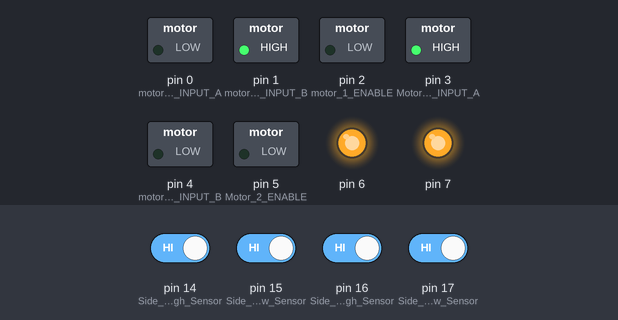
The sketch below on a simulated Arduino Uno, built with avr-gcc and run on an emulated ATmega328P. On the bench: switched loads named in the sketch (green lamp = pin HIGH), output pins drawn as LEDs (lit = HIGH). The inputs (shaded band) are chosen by the test bench; at power-on: pin 14 (Side_1_High_Sensor), pin 15 (Side_1_Low_Sensor), pin 16 (Side_2_High_Sensor), pin 17 (Side_2_Low_Sensor) HIGH.

Above: at 1.2 s.
1.3 s: pin 14 (Side_1_High_Sensor) driven LOW
At 2.5 s:
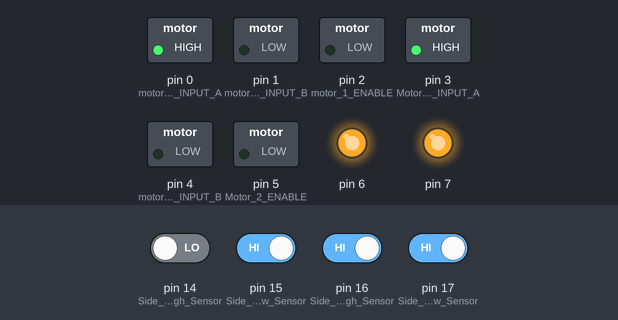
2.8 s: pin 15 (Side_1_Low_Sensor) driven LOW
At 4.0 s:
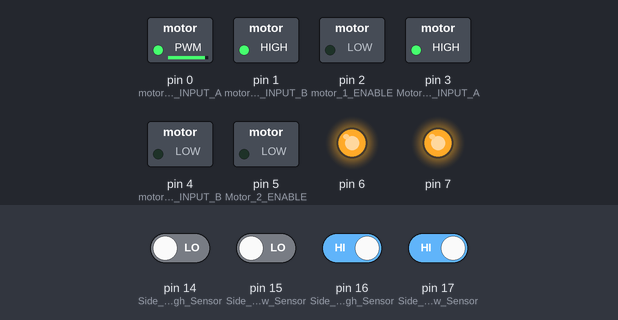
4.3 s: pin 17 (Side_2_Low_Sensor) driven LOW
At 5.0 s:
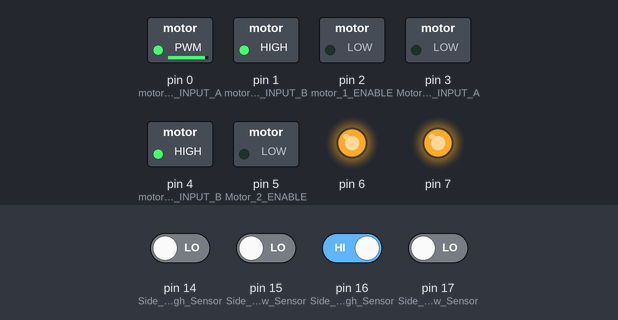
5.8 s: pin 16 (Side_2_High_Sensor) driven LOW
At 7.0 s:
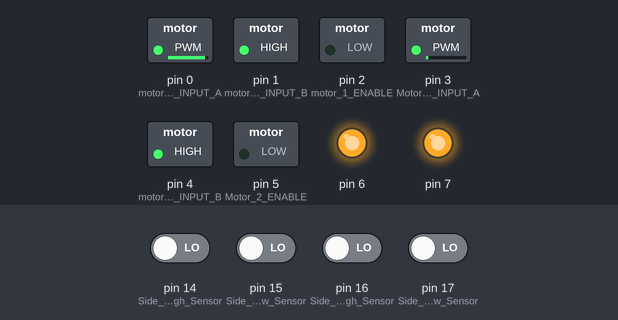
7.3 s: pin 14 (Side_1_High_Sensor) driven HIGH
At 8.3 s:
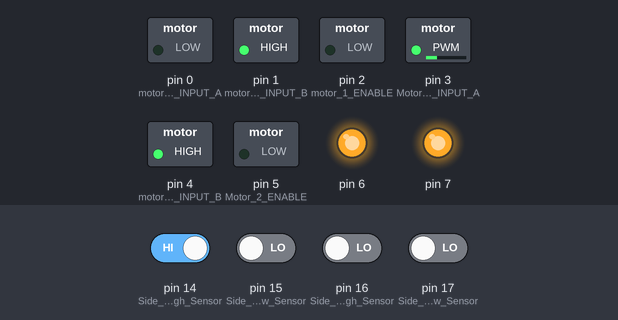
8.8 s: pin 16 (Side_2_High_Sensor) driven HIGH
At 9.9 s:
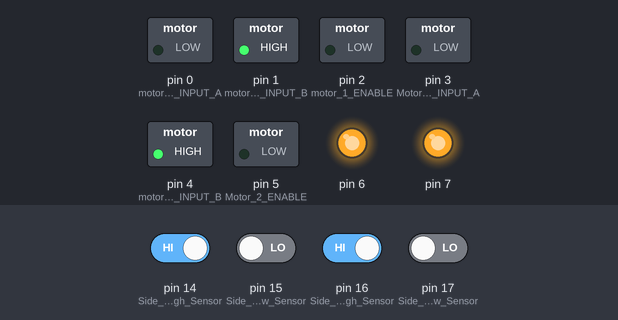
Timing chart, 0 to 11.3 s (numbered marks = the images above; inputs shaded):
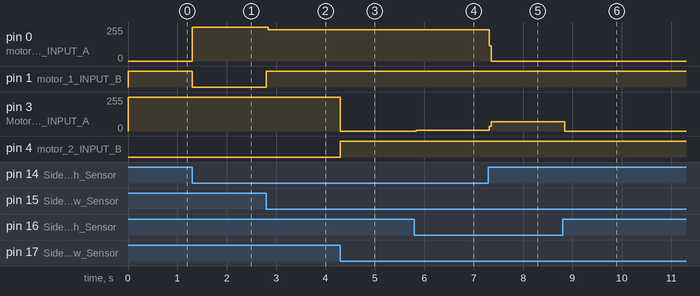

Measured:
- after the input at 1.3 s, pin 0 (motor_1_INPUT_A): 0/255 → 255/255 at once; pin 1 (motor_1_INPUT_B): HIGH → LOW at once
- after the input at 2.8 s, pin 0 (motor_1_INPUT_A): 255/255 → 234/255 at once; pin 1 (motor_1_INPUT_B): LOW → HIGH at once
- after the input at 4.3 s, pin 3 (Motor_2_INPUT_A): 255/255 → 0/255 at once; pin 4 (motor_2_INPUT_B): LOW → HIGH at once
- after the input at 5.8 s, pin 3 (Motor_2_INPUT_A): 0/255 → 7/255 at once
- after the input at 7.3 s, pin 0 (motor_1_INPUT_A): 234/255 → 0/255 at once; pin 3 (Motor_2_INPUT_A): 7/255 → 68/255 at once
- after the input at 8.8 s, pin 3 (Motor_2_INPUT_A): 68/255 → 0/255 at once

The sketch:

MagnetMagazineTESTsensors.ino
```cpp
//Program to test the inductive sensors and their sensitivity
//test cycle will have the platforms rasining and lowering from top to bottom.
//Pogram by Max Cerami on this day of our Lord lil' Bub: 3/11/3030-1010

//declare variables

boolean firstRun = false; // variable for doing 1 loop at begining of each program.
int cycleCounter = 0; //so we know how many up and downs the system goes
boolean Direction1Down = false;
boolean Direction2Down = true;
int leftrightcycles = 0; //for cycle testing

void setup() {
  // declaring pins for Motor Control
pinMode(0, OUTPUT); //motor 1 INPUT A
pinMode(1, OUTPUT); //motor 1 INPUT B
pinMode(2, OUTPUT); //motor 1 ENABLE
pinMode(3, OUTPUT); //Motor 2 INPUT A
pinMode(4, OUTPUT); //motor 2 INPUT B
pinMode(5, OUTPUT); //Motor 2 ENABLE
pinMode(6, OUTPUT);
pinMode(7, OUTPUT);

 // pins for sensor inputs
pinMode(14, INPUT);  //Side 1 High Sensor
pinMode(15, INPUT);  //Side 1 Low Sensor
pinMode(16, INPUT);  //Side 2 High Sensor
pinMode(17, INPUT);  //Side 2 Low Sensor
// pins for button
  //E-Stop
pinMode(18, INPUT); //oh fuck button

//disable everything on motors
      digitalWrite(0,HIGH);
      digitalWrite(1,HIGH);
      digitalWrite(2,HIGH);
      digitalWrite(3,HIGH);
      digitalWrite(4,HIGH);
      digitalWrite(5,HIGH);
      digitalWrite(6,HIGH);
      digitalWrite(7,HIGH);


}

void loop() {
  //while magazine is feeding upward, raise the current bay platen at low speed while upper optical sensor is unblocked
  //when current bay platen reaches top prox sensor, wait for a duration or until reset input, then lower the platen at the LoweringSpeed until it reaches the bay's bottom prox sensor


//start off the motors from current location in opposite directions. default is side 2 goes down and side 1 goes up.

//debugging
//Serial.println("motor 1 High Sensor");
//Serial.println(digitalRead(14));
//Serial.println("motor 1 LOW Sensor");
//Serial.println(digitalRead(15));
//Serial.println("motor 2 High Sensor");
//Serial.println(digitalRead(16));
//Serial.println("motor 2 LOW Sensor");
//Serial.println(digitalRead(17));


if (firstRun==false) {
  //delay(3000); //startup pause
  //send motor 1 UP
  digitalWrite(2, LOW); //Turn motor 1 ENABLE ON. motor should turn on and bay 1 platen should rise
  //send motor 2 DOWN
  digitalWrite(5, LOW); //Motor 2 ENABLE ON. motor should turn and bay 2 platen should lower
  //change boolean to true
  firstRun == true;
}

//Sensor Logic
  //Motor 1 moving up, hits sensor then moves down
      //Sensor 1 Higher is triggered
          if (digitalRead(14) == LOW){
            digitalWrite(0, HIGH); //Turn motor 1 INPUT A OFF
              //for the cycle counter
              if (Direction1Down ==false){
                leftrightcycles=leftrightcycles+1; //increment cycle counter
                Serial.print("the amount of cycles is: ");
                Serial.println(leftrightcycles);
                }
            Direction1Down=true;
          }

  //Motor 1 moving down, hits sensor then moves up
     //Sensor 1 Lower is triggered
            if (digitalRead(15) == LOW){
            digitalWrite(1, HIGH); //Turn motor 1 INPUT B OFF
            Direction1Down=false;
          }
//moving the motors outside the if.
          if (Direction1Down == true){
            digitalWrite(1, LOW); //Turn motor 1 INPUT B ON
          }
          if (Direction1Down == false){
            digitalWrite(0, LOW); //Turn motor 1 INPUT A ON
          }

  //Motor 2 moving up, hits sensor then moves down
     //Sensor 2 Higher is triggered
          if (digitalRead(16) == LOW){
            digitalWrite(3, HIGH); //Turn motor 2 INPUT A OFF
            Direction2Down=true;
          }
  //Motor 2 moving down, hits sensor then moves up
     //Sensor 2 Higher is triggered
          if (digitalRead(17) == LOW){
            digitalWrite(4, HIGH); //Turn motor 2 INPUT B OFF
            Direction2Down=false;
          }
//moving the motors outside the if.
          if (Direction2Down == true){
            digitalWrite(4, LOW); //Turn motor 2 INPUT B ON
          }
          if (Direction2Down == false){
            digitalWrite(3, LOW); //Turn motor 2 INPUT A ON
          }
//ESTOP
    //if (digitalRead(18) == LOW){
       // digitalWrite(0,HIGH);
       // digitalWrite(1,HIGH);
        //digitalWrite(2,HIGH);
       // digitalWrite(3,HIGH);
       // digitalWrite(4,HIGH);
       // digitalWrite(5,HIGH);
        //digitalWrite(6,HIGH);
        //digitalWrite(7,HIGH);

    }
```
